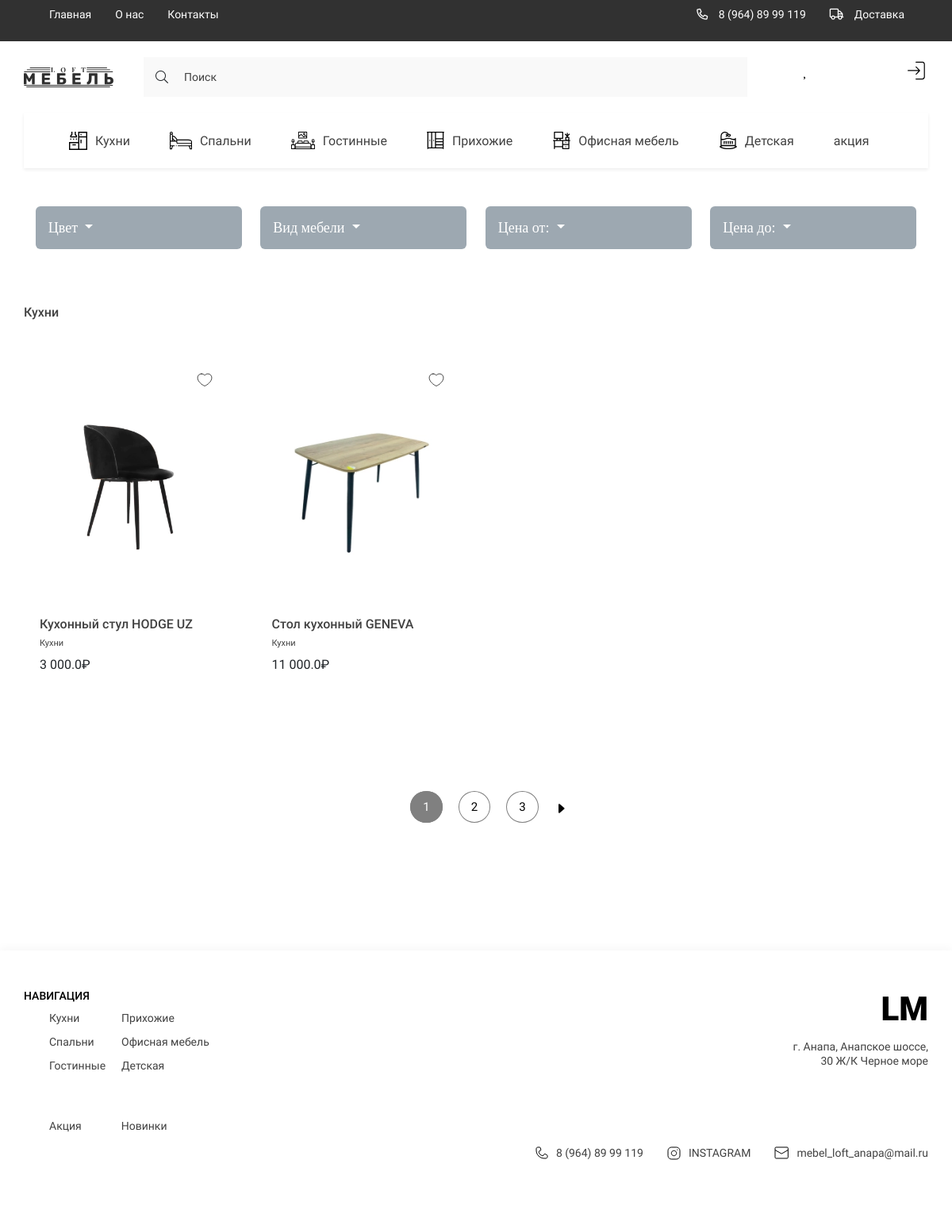
The app's page /category/kuhni/ with its own data.
### loft/models.py (models this page shows, shortened)
class Category(models.Model):
    title = models.CharField(max_length=150, verbose_name='Категория')
    icon = models.ImageField(upload_to='icons/', blank=True, null=True, verbose_name='Иконка')
    slug = models.SlugField(unique=True, null=True)
    parent = models.ForeignKey('self', on_delete=models.CASCADE, null=True, blank=True,
                               related_name='subcategories', verbose_name='Родитель')
    def __str__(self):
        return self.title
    def get_absolute_url(self):
        return reverse('category', kwargs={'slug': self.slug})
    def get_icon(self):
        if self.icon:
            return self.icon.url
        else:
            return '-'
    class Meta:
        verbose_name = 'Категории'
        verbose_name_plural = 'Категории'

class Product(models.Model):
    title = models.CharField(max_length=150, verbose_name='Название товара')
    description = models.CharField(max_length=300, verbose_name='Описание товара')
    price = models.FloatField(verbose_name='Цена')
    created_at = models.DateTimeField(auto_now_add=True, verbose_name='Дата добавления')
    updated_at = models.DateTimeField(auto_now=True, verbose_name='Дата изменения')
    quantity = models.IntegerField(default=0, verbose_name='В наличии')
    slug = models.SlugField(unique=True, null=True)
    color_name = models.CharField(max_length=100, verbose_name='Цвет название')
    color_code = models.CharField(max_length=100, verbose_name=' Цвет код')
    category = models.ForeignKey(Category, on_delete=models.CASCADE, verbose_name='Категория',
                                 related_name='products')
    discount = models.IntegerField(null=True, blank=True, default=0, verbose_name='Скидка')
    width = models.CharField(max_length=150, null=True, blank=True, verbose_name='Ширина')
    height = models.CharField(max_length=150, null=True, blank=True, verbose_name='Высота')
    length = models.CharField(max_length=150, null=True, blank=True, verbose_name='Глубина')
    kind = models.ForeignKey('KindCategory', on_delete=models.SET_NULL, null=True, blank=True,
                             verbose_name='Вид', related_name='kind')
    model = models.ForeignKey('Brand', on_delete=models.SET_NULL, null=True, blank=True,
                             verbose_name='Модель', related_name='model')
    def get_absolute_url(self):
        return reverse('product', kwargs={'slug': self.slug})
    def get_product_image(self):
        if self.images:
            try:
                return self.images.first().image.url
            except:
                return '-'
        else:
            return '-'
    class Meta:
        verbose_name = 'Товар'
        verbose_name_plural = 'Товары'

class ImageProduct(models.Model):
    image = models.ImageField(upload_to='products/', verbose_name='Фото товара')
    product = models.ForeignKey(Product, on_delete=models.CASCADE, verbose_name='Товар',
                                related_name='images')
    class Meta:
        verbose_name = 'Фото товара'
        verbose_name_plural = 'Фото товаров'

### loft/views.py (the view)
# urls.py: path('category/<slug:slug>/', CategoryView.as_view(), name='category'),
class CategoryView(ListView):
    model = Product
    context_object_name = 'products'
    template_name = 'loft/category_page.html'
    paginate_by = 2
    def get_queryset(self):
        color_field = self.request.GET.get('color')
        kind_field = self.request.GET.get('kind')
        from_field = self.request.GET.get('from_p')
        till_field = self.request.GET.get('till_p')
        category = Category.objects.get(slug=self.kwargs['slug'])
        products = Product.objects.filter(category=category)
        if color_field:
            products = products.filter(color_name=color_field)
        if kind_field:
            products = products.filter(kind__title=kind_field)
        if from_field:
            products = [i for i in products if int(i.price) >= int(from_field)]
        if till_field:
            products = [i for i in products if int(i.price) <= int(till_field)]
        return products
    def get_context_data(self, *, object_list=None, **kwargs):
        context = super().get_context_data()
        category = Category.objects.get(slug=self.kwargs['slug'])
        products = Product.objects.filter(category=category)
        colors = list(set(i.color_name for i in products))
        discounts = list(set(i.discount for i in products))
        kinds = list(set(i.kind for i in products))
        prices = [i for i in range(500000, 5000000, 500000)]
        context['colors'] = colors
        context['discounts'] = discounts
        context['kinds'] = kinds
        context['prices'] = prices
        context['color'] = self.request.GET.get('color')
        context['kind'] = self.request.GET.get('kind')
        context['from'] = self.request.GET.get('from_p')
        context['till'] = self.request.GET.get('till_p')
        context['title'] = category.title
        return context

### loft/templates/loft/category_page.html (shortened to what this page needs)
{% extends 'base.html' %}
{% block slider %}
{% include 'loft/components/_filter.html' %}
{% endblock slider %}
{% block main %}
<main class="main">
    <div class="container">
        <section class="products">
            <h2 class="products__title">{{ title }}</h2>
            {% if products %}
            <div class="products__content">
                {% for product in products %}
                {% include 'loft/components/_card.html' %}
                {% endfor %}
            </div>
            {% else %}
            <h4 style="text-align:center;">По вашему запросу не чего не найдено</h4>
            {% endif %}
            {% include 'loft/components/_pagination.html' %}
        </section>
    </div>
</main>
{% endblock main %}

### templates/components_base/_header_categories.html
{% load loft_tags %}
<ul class="header__list _categories">
    {% get_categories as categories %}
    {% for category in categories %}
    <li>
        <a href="{{ category.get_absolute_url }}" class="header__list-links">
                                <span class="header__list-img">
                                    <img src="{{ category.get_icon }}" alt="icons">
                                </span>
            {{ category.title }}
        </a>
    </li>
    {% endfor %}
    <li>
        <a href="#!" class="header__list-links">
            акция
        </a>
    </li>
</ul>

### loft/templates/loft/components/_card.html (shortened to what this page needs)
{% load loft_tags %}
{% if request.user.is_authenticated %}
{% get_favorite_products request.user as favourites %}
{% endif %}
<div class="products__item">
    <a href="{% url 'to_favorite' product.slug %}" class="products__item-heart">
        <svg width="20px" height="20px" viewBox="0 0 28 24"
             fill="{% if product in favourites %}#ff0000{% else %}none{% endif %}" xmlns="http://www.w3.org/2000/svg">
            <path
                    d="M8.375 1C4.57813 1 1.5 4.07813 1.5 7.875C1.5 14.75 9.625 21 14 22.4538C18.375 21 26.5 14.75 26.5 7.875C26.5 4.07813 23.4219 1 19.625 1C17.3 1 15.2438 2.15438 14 3.92125C13.3661 3.01825 12.5239 2.28131 11.5447 1.77281C10.5656 1.2643 9.47831 0.999222 8.375 1Z"
                    stroke="{% if product in favourites %}none{% else %}#000000{% endif %}" stroke-width="1" stroke-linecap="round" stroke-linejoin="round"/>
        </svg>
    </a>
    <a href="{{ product.get_absolute_url }}"> <img src="{{ product.get_product_image }}" alt=""
                                                   class="products__item-img"></a>
    <div class="products__item-text">
        <h3 class="products__item-title">{{ product.title }}</h3>
        <div class="products__item-desrc">{{ product.category }}</div>
        <div class="products__item-price">{% get_normal_price product.price %}₽</div>
    </div>
</div>

### templates/layout/footer.html
{% load static %}
{% load loft_tags %}
<footer class="footer">
        <div class="container">
            <div class="footer__content">
                <div class="footer__navigate">
                    <div class="footer__navigate-part">
                        <h2 class="footer__navigate-title">НАВИГАЦИЯ</h2>
                        <div class="footer__navigate-lists">
                            <ul class="footer__navigate-list">
                                {% get_categories as categories %}
                                {% for category in categories %}
                                <li><a href="#!" class="footer__navigate-links">{{ category.title }}</a></li>
                                {% endfor %}
                            </ul>
                        </div>
                    </div>
                    <div class="footer__navigate-part _right">
                        <a href="./index.html" class="footer__logo">LM</a>
                        <p class="footer__adress">г. Анапа, Анапское шоссе, 30 Ж/К Черное море</p>
                    </div>
                </div>
                <div class="footer__social">
                    <ul class="footer__navigate-list _short">
                        <li><a href="#!" class="footer__navigate-links">Акция</a></li>
                        <li><a href="#!" class="footer__navigate-links">Новинки</a></li>
                    </ul>
                    <ul class="footer__social-list">
                        <li>
                            <a href="tel:89648999119" class="footer__social-links">
                                <img src="{% static 'loft/assets/icons/phone.svg' %}" alt="phone">
                                8 (964) 89 99 119
                            </a>
                        </li>
                        <li>
                            <a href="https://www.instagram.com/" target="_blank" class="footer__social-links">
                                <img src="{% static 'loft/assets/icons/inst.svg' %}" alt="insta">
                                INSTAGRAM
                            </a>
                        </li>
                        <li>
                            <a href="mailto:mebel_loft_anapa@mail.ru" target="_blank" class="footer__social-links">
                                <img src="{% static 'loft/assets/icons/mail.svg' %}" alt="mail">
                                mebel_loft_anapa@mail.ru
                            </a>
                        </li>
                    </ul>
                </div>
            </div>
        </div>
    </footer>

### records on screen
Category: get_icon (picture), title "Кухни"
Category: get_icon (picture), title "Спальни"
Category: get_icon (picture), title "Гостинные"
Category: get_icon (picture), title "Прихожие"
Category: get_icon (picture), title "Офисная мебель"
Category: get_icon (picture), title "Детская"
Product: get_product_image (picture), title "Кухонный стул HODGE UZ", category "Кухни", price "3 000.0"
Product: get_product_image (picture), title "Стол кухонный GENEVA", category "Кухни", price "11 000.0"

### other values on screen
{{ page }} "1"
{{ page }} "2" "3"
